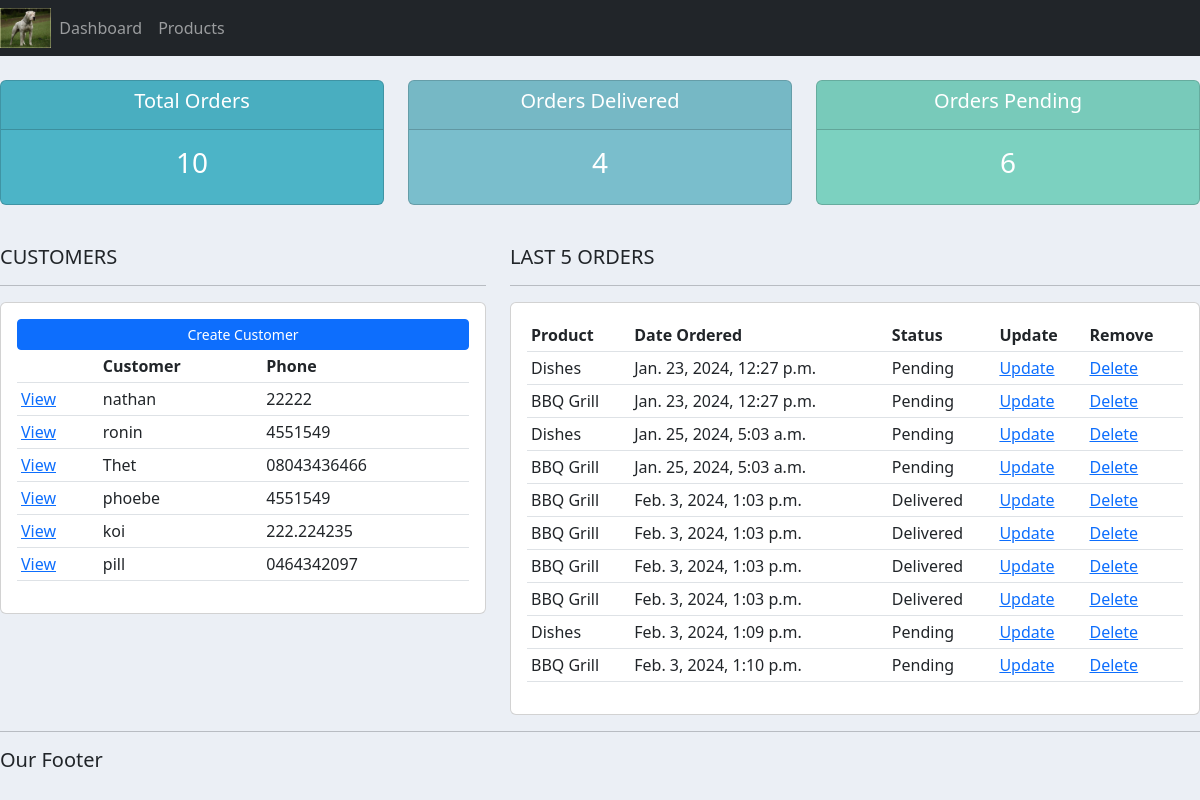
The app's page /, older data.
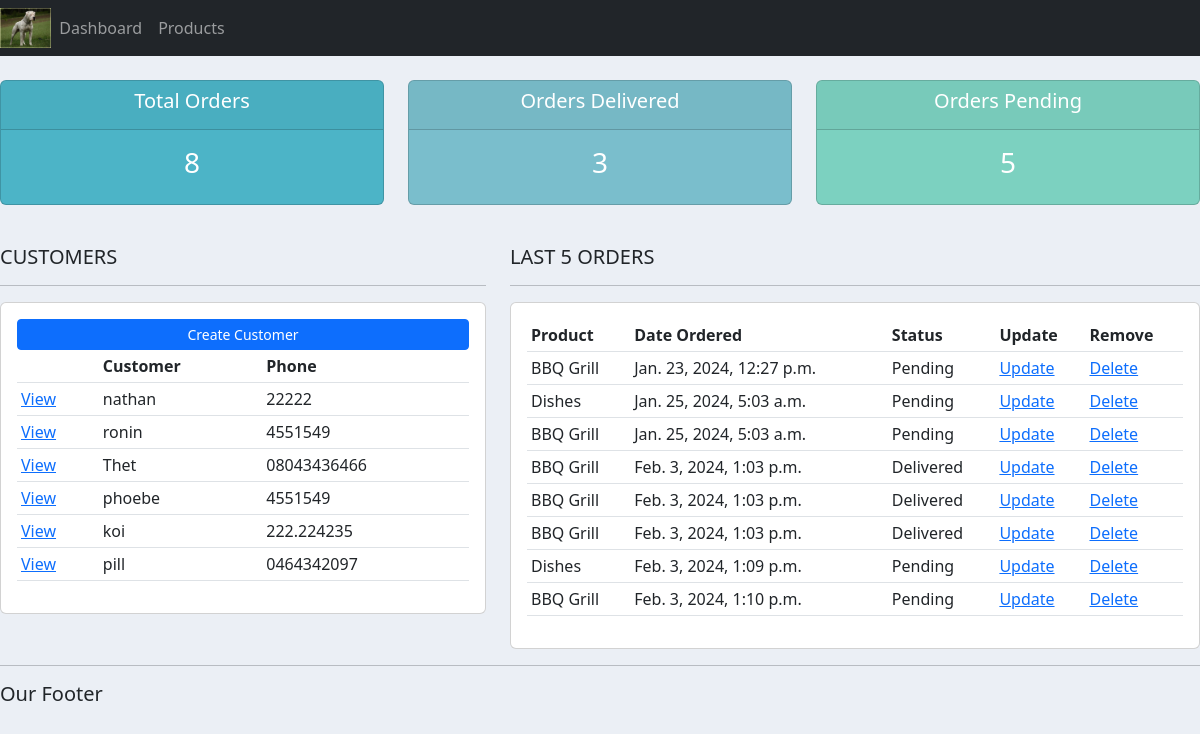
The same page, newer data.
### accounts/models.py (models this page shows, shortened)
class Customer(models.Model):
    name = models.CharField(max_length=50, null=True) #null=True essentially makes it OK to not set a default value
    phone = models.CharField(max_length=30, null=True)
    email = models.CharField(max_length=50, null=True)
    date_created = models.DateTimeField(auto_now_add=True)

class Order(models.Model):
    STATUS = (
                ('Pending', 'Pending'),
                ('Out for delivery', 'Out for delivery'),
                ('Delivered', 'Delivered')
    )
    customer = models.ForeignKey(Customer, null=True, on_delete=models.SET_NULL)
    product = models.ForeignKey(Product, null=True, on_delete=models.SET_NULL)
    date_created = models.DateTimeField(auto_now_add=True)
    status = models.CharField(max_length=50, null=True, choices=STATUS)

class Product(models.Model):
    CATEGORY = (
                    ('Indoor', 'Indoor'),
                    ('Outdoor', 'Outdoor'),
    )
    name = models.CharField(max_length=50, null=True)
    price = models.FloatField(null=True)
    category = models.CharField(max_length=200, null=True, choices=CATEGORY)
    description = models.CharField(max_length=200, null=True, blank=True)
    date_created = models.DateTimeField(auto_now_add=True)
    tags = models.ManyToManyField(Tag)
    def __str__(self):
        return self.name

### accounts/views.py (the view)
# urls.py: path('', views.home, name='home'),
def home(request):
    orders = Order.objects.all()
    customers = Customer.objects.all()
    total_customers = customers.count()
    total_orders = orders.count()
    delivered = orders.filter(status = "Delivered").count()
    pending = orders.filter(status = "Pending").count()
    context = {'orders' : orders,
               'customers' : customers,
               'total_orders' : total_orders,
               'delivered' : delivered,
               'pending' : pending,
               }
    return render(request, 'accounts/dashboard.html', context)

### accounts/templates/accounts/dashboard.html
{% extends 'accounts/main.html' %}
{% block content %}
{% include 'accounts/status.html' %}
<br>
<div class="row">
    <div class="col-md-5">
        <h5>CUSTOMERS</h5>
        <hr>
        <div class="card card-body">
            <a class="btn btn-primary  btn-sm btn-block" href="">Create Customer</a>
                <table class="table table-sm">
                    <tr>
                        <th></th>
                        <th>Customer</th>
                        <th>Phone</th>
                    </tr>
                    {% for customer in customers %}
                    <tr>
                     <td><a href="{% url 'customer' customer.id %}">View</a></td>
                     <td>{{ customer.name }}</td>
                     <td>{{ customer.phone }}</td>
                    </tr>
                     {% endfor %}
                </table>
        </div>
    </div>
    <div class="col-md-7">
        <h5>LAST 5 ORDERS</h5>
        <hr>
        <div class="card card-body">
            <table class="table table-sm">
                <tr>
                    <th>Product</th>
                    <th>Date Ordered</th>
                    <th>Status</th>
                    <th>Update</th>
                    <th>Remove</th>
                </tr>
                {% for order in orders %}
               <tr>
                <td>{{ order.product }}</td>
                <td>{{ order.date_created }}</td>
                <td>{{ order.status }}</td>
                <td><a href="{% url 'update_order' order.id %} ">Update</a></td>
                <td><a href="{% url 'delete_order' order.id %} ">Delete</a></td>
                {% endfor %}
               </tr>
            </table>
        </div>
    </div>
</div>
{% endblock %}

Row changes from the older to the newer data that the page shows:
removed Order: product "Dishes", date_created "Jan. 23, 2024, 12:27 p.m.", status "Pending"
removed Order: product "BBQ Grill", date_created "Feb. 3, 2024, 1:03 p.m.", status "Delivered"
Text that changed along with them:
{{ total_orders }}: "10" → "8"
{{ delivered }}: "4" → "3"
{{ pending }}: "6" → "5"
